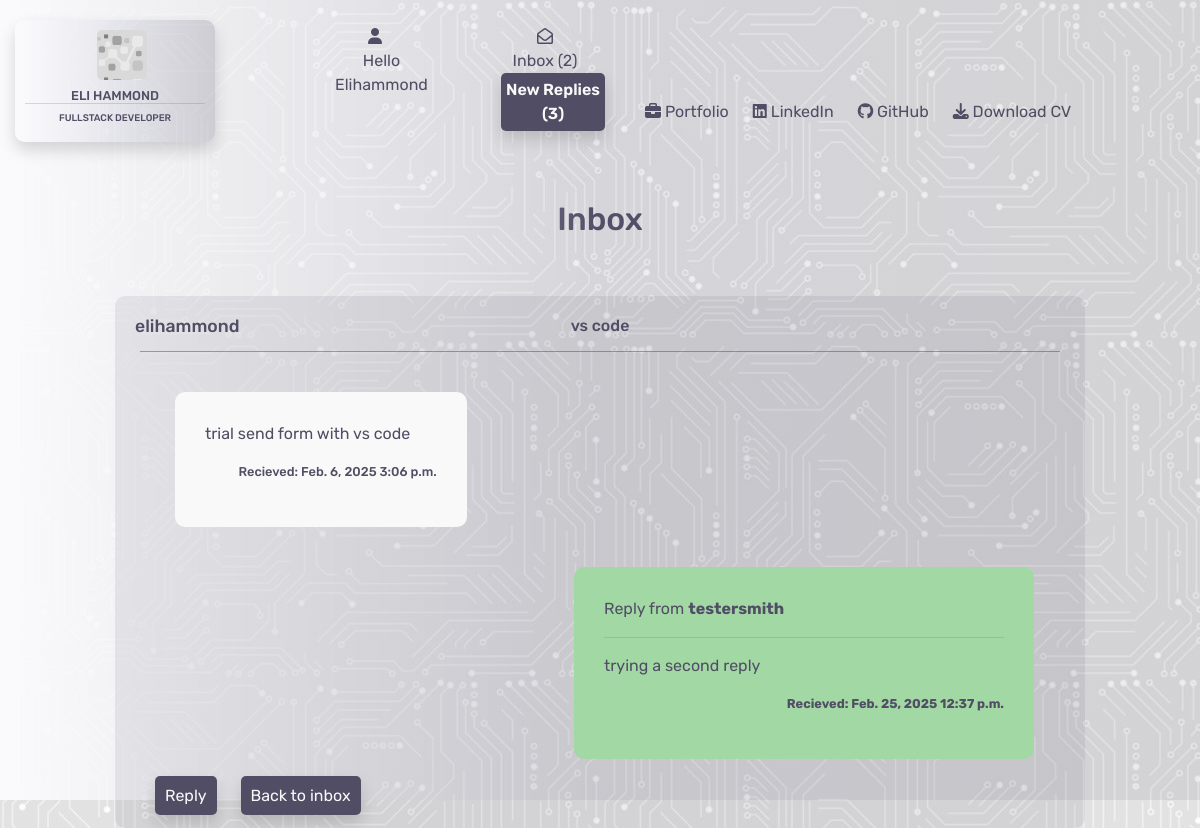
Page /contacts/16 (signed in) on the earlier database version.
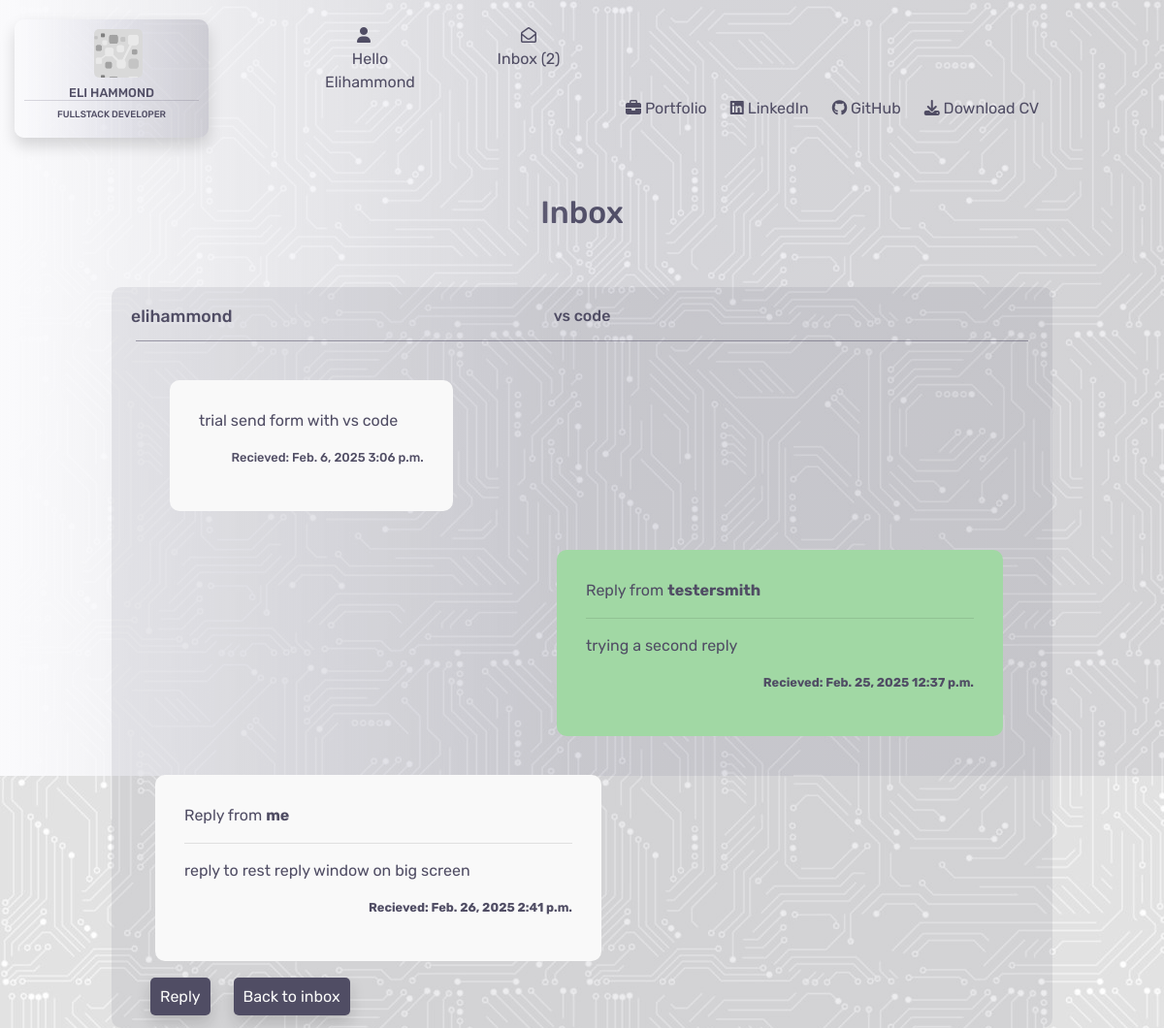
Same page on the later database version.
### contacts/models.py (models this page shows)
class Replied(models.Model):
    class Meta:
        verbose_name_plural = "Replies"
    thread = models.ForeignKey(Contacts, on_delete=models.CASCADE)
    name = models.CharField(max_length=26, null=True, blank=True)
    send_to = models.CharField(max_length=240)
    subject = models.CharField(max_length=52, null=True, blank=True)
    message = models.TextField()
    date = models.DateField(auto_now_add=True)
    time = models.TimeField(auto_now_add=True)
    read = models.BooleanField(default=False)

### contacts/views.py (the view)
# urls.py: path('<int:contact_id>', views.open_message, name='open_message'),
@login_required
def open_message(request, contact_id):
    inbox = Contacts.objects.get(id=contact_id)
    inbox.read = True
    inbox.save()
    if inbox.new_reply is True:
        inbox.new_reply = False
        inbox.save()
    replied = Replied.objects.filter(thread=contact_id)
    template = 'contacts/open_message.html'
    context = {
        'inbox': inbox,
        'replied': replied
    }
    return render(request, template, context)

### contacts/contexts.py (called while the page is built)
def contacts_inbox(request):
    user = request.user.id
    if user:
        user_inbox = get_object_or_404(User, username=request.user)
        inbox = Contacts.objects.filter(send_to=user_inbox)
        replied = Replied.objects.filter(name=user_inbox)
        reply_message = Contacts.objects.filter(new_reply=True)
        unread_messages = inbox.filter(read=False).count()
        message_count = len(inbox)
        reply_num = len(reply_message)
        context = {
            'inbox': inbox,
            'message_count': message_count,
            'unread_messages': unread_messages,
            'replied': replied,
            'reply_num': reply_num,
        }
    else:
        inbox = Contacts.objects.all()
        context = {
            'inbox': inbox
        }
    return context

### contacts/templates/contacts/open_message.html (shortened to what this page needs)
{% extends "base.html" %}
{% load static %}
{% block content %}
<div class="container-fluid">
    <div class="row">
        <div class="col-4"></div>
        <div class="col-4">
            <h2 class="header">Inbox</h2>
        </div>
        <div class="col-4"></div>
    </div>
    <div class="row">
        <div class="col-1">
        </div>
        <div class="col-10">
            <div class="read-message">
                <div class="row">
                    <div class="col-3">
                        <h4 class="inbox-name">{{ inbox.name }}</h4>
                    </div>
                    <div class="col-6">
                        {% if inbox.subject %}
                        <h5 class="inbox-subject">{{ inbox.subject }}</h5>
                        {% else %}
                        <h5 class="inbox-subject">no subject</h5>
                        {% endif %}
                    </div>
                    <div class="col-3">
                    </div>
                </div>
                <div class="row message-row">
                    <div class="col-8 message-display">
                        <div class="thread-load">
                            <p>
                                {{ inbox.message }}
                            </p>
                            <p class="inbox-date-time main-message-date-time">
                                Recieved:
                                {{ inbox.date }} {{ inbox.time }}
                            </p>
                        </div>
                    </div>
                    <div class="col-4">
                    </div>
                    {% if replied %}
                        {% for r in replied %}
                        <div class="{% if r.name == user.username %} thread-load {% else %} thread-load2 {% endif %}">
                        {% if r.name == user.username%}
                        <p>Reply from <strong>me</strong></p>
                        {% else %}
                        <p>Reply from <strong>{{ r.name }}</strong></p>
                        {% endif %}
                        <hr>
                        <p>{{ r.message }}</p>
                        <p class="inbox-date-time">
                            <strong>Recieved: {{ r.date }} {{ r.time }}</strong>
                        </p>
                        </div>
                        {% endfor %}
                    {% endif %}
                </div>
                <div class="reply-and-delete-box">
                    <div>
                        <a href="{% url 'reply_message' inbox.id %}" class="reply-message shadow">Reply</a>
                        <a href="{% url 'contacts' %}" class="reply-message shadow">Back to inbox</a>
                    </div>
                </div>
            </div>
        </div>
        <div class="col-1"></div>
    </div>
</div>
{% endblock %}

### templates/base.html (shortened to what this page needs)
{% load static %}
<!DOCTYPE html>
<html lang="en">
<head>
    {% block corecss %}
        <link rel="stylesheet" href="https://stackpath.bootstrapcdn.com/bootstrap/4.4.1/css/bootstrap.min.css">
        <link rel="stylesheet" href="https://cdnjs.cloudflare.com/ajax/libs/font-awesome/6.6.0/css/all.min.css">
        <link rel="stylesheet" href="https://cdnjs.cloudflare.com/ajax/libs/font-awesome/6.6.0/css/all.min.css">
        <link rel="stylesheet" href="{% static 'css/base.css' %}">
    {% endblock %}
</head>
<body>
    <div class="opaque"></div>
    <header>
        <nav>
            <div class="container-fluid">
                <div class="row">
                    <div class="col-md-3">
                        <a href="{% url 'home' %}">
                            <div class="logo shadow">
                                <div class="logo-logo"></div>
                                <h5>Eli Hammond</h5>
                                <h6>Fullstack Developer</h6>
                            </div>
                        </a>
                    </div>
                    <div class="col-lg-3 col-md-6">
                        <div class="row">
                            <div class="col-md-6">
                                <div class="dropdown">
                                    <div class="dropbtn">
                                        <div class="icon"><i class="fa-solid fa-user"></i></div>
                                        {% if request.user.is_authenticated %}
                                            <div class="hello">
                                                <span class="d-none d-md-block">Hello</span> {{ user.username|capfirst }}
                                            </div>
                                        {% else %}
                                            Login/Register
                                        {% endif %}
                                    </div>
                                </div>
                            </div>
                            <div class="col-md-6 d-none d-md-block">
                                {% if request.user.is_authenticated %}
                                    <div class="message-box">
                                        <a href="{% url 'contacts' %}">
                                            <div class="icon"><i class="fa-regular fa-envelope-open"></i></div>
                                            Inbox ({{ unread_messages }})
                                            {% if reply_num >= 1 %} <p class="new-reply ml-3 shadow">New Replies ({{ reply_num }})</p>{% endif %}
                                        </a>
                                    </div>
                                {% endif %}
                            </div>
                        </div>
                    </div>
                    <div class="col-lg-6 col-md-3">
                    </div>
                </div>
                <div class="row bottom-header">
                    <div class="col-md-6"></div>
                    <div class="col-md-6 d-none d-lg-block">
                        <ul>
                            <li>
                                <a href="{% url 'portfolio' %}">{% block custom_style %}<i class="fa-solid fa-briefcase"></i> Portfolio{% endblock %}</a>
                            </li>
                            <li>
                                <a href="https://www.linkedin.com/in/elliot-hammond-286739298/" target="_blank"><i class="fa-brands fa-linkedin"></i> LinkedIn</a>
                            </li>
                            <li>
                                <a href="https://github.com/e-h-dev" target="_blank"><i class="fa-brands fa-github"></i> GitHub</a>
                            </li>
                            <li>
                                <a href="/media/CV.pdf" target="_blank"><i class="fa-solid fa-download"></i> Download CV</a>
                            </li>
                        </ul>
                    </div>
                </div>
            </div>
        </nav>
    </header>
    {% block content %}
    {% endblock %}
</body>
</html>

Differences in the rows shown:
added Replied: name "Reply from", message "reply to rest reply window on big screen", date "Feb. 26, 2025", time "2:41 p.m."
Other differences:
{{ reply_num }}: "3" → (not shown)
text no longer shown: "New Replies ( )"
